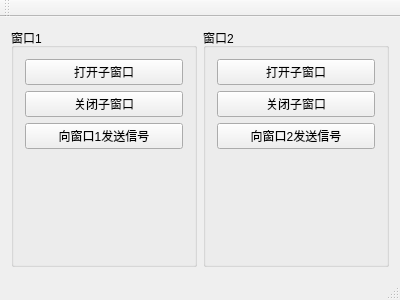
<?xml version="1.0" encoding="UTF-8"?>
<ui version="4.0">
 <class>MainWindow</class>
 <widget class="QMainWindow" name="MainWindow">
  <property name="geometry">
   <rect>
    <x>0</x>
    <y>0</y>
    <width>400</width>
    <height>300</height>
   </rect>
  </property>
  <property name="windowTitle">
   <string>MainWindow</string>
  </property>
  <widget class="QWidget" name="centralWidget">
   <layout class="QGridLayout" name="gridLayout_3">
    <item row="0" column="0">
     <widget class="QGroupBox" name="groupBox">
      <property name="title">
       <string>窗口1</string>
      </property>
      <layout class="QGridLayout" name="gridLayout">
       <item row="0" column="0">
        <widget class="QPushButton" name="btn_open_1">
         <property name="text">
          <string>打开子窗口</string>
         </property>
        </widget>
       </item>
       <item row="4" column="0">
        <widget class="QLabel" name="label">
         <property name="text">
          <string/>
         </property>
        </widget>
       </item>
       <item row="1" column="0">
        <widget class="QPushButton" name="btn_close_1">
         <property name="text">
          <string>关闭子窗口</string>
         </property>
        </widget>
       </item>
       <item row="3" column="0">
        <widget class="QPushButton" name="btn_send_1">
         <property name="text">
          <string>向窗口1发送信号</string>
         </property>
        </widget>
       </item>
      </layout>
     </widget>
    </item>
    <item row="0" column="1">
     <widget class="QGroupBox" name="groupBox_2">
      <property name="title">
       <string>窗口2</string>
      </property>
      <layout class="QGridLayout" name="gridLayout_2">
       <item row="0" column="0">
        <widget class="QPushButton" name="btn_open_2">
         <property name="text">
          <string>打开子窗口</string>
         </property>
        </widget>
       </item>
       <item row="1" column="0">
        <widget class="QPushButton" name="btn_close_2">
         <property name="text">
          <string>关闭子窗口</string>
         </property>
        </widget>
       </item>
       <item row="2" column="0">
        <widget class="QPushButton" name="btn_send_2">
         <property name="text">
          <string>向窗口2发送信号</string>
         </property>
        </widget>
       </item>
       <item row="3" column="0">
        <widget class="QLabel" name="label_2">
         <property name="text">
          <string/>
         </property>
        </widget>
       </item>
      </layout>
     </widget>
    </item>
   </layout>
  </widget>
  <widget class="QMenuBar" name="menuBar">
   <property name="geometry">
    <rect>
     <x>0</x>
     <y>0</y>
     <width>400</width>
     <height>26</height>
    </rect>
   </property>
  </widget>
  <widget class="QToolBar" name="mainToolBar">
   <attribute name="toolBarArea">
    <enum>TopToolBarArea</enum>
   </attribute>
   <attribute name="toolBarBreak">
    <bool>false</bool>
   </attribute>
  </widget>
  <widget class="QStatusBar" name="statusBar"/>
 </widget>
 <layoutdefault spacing="6" margin="11"/>
 <resources/>
 <connections/>
</ui>
